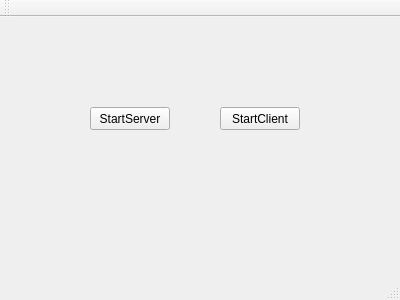
<?xml version="1.0" encoding="UTF-8"?>
<ui version="4.0">
 <class>MainWindow</class>
 <widget class="QMainWindow" name="MainWindow">
  <property name="geometry">
   <rect>
    <x>0</x>
    <y>0</y>
    <width>400</width>
    <height>300</height>
   </rect>
  </property>
  <property name="windowTitle">
   <string>MainWindow</string>
  </property>
  <widget class="QWidget" name="centralWidget">
   <widget class="QPushButton" name="StartServerButton">
    <property name="geometry">
     <rect>
      <x>90</x>
      <y>90</y>
      <width>80</width>
      <height>23</height>
     </rect>
    </property>
    <property name="text">
     <string>StartServer</string>
    </property>
   </widget>
   <widget class="QPushButton" name="pushButton_2">
    <property name="geometry">
     <rect>
      <x>220</x>
      <y>90</y>
      <width>80</width>
      <height>23</height>
     </rect>
    </property>
    <property name="text">
     <string>StartClient</string>
    </property>
   </widget>
  </widget>
  <widget class="QMenuBar" name="menuBar">
   <property name="geometry">
    <rect>
     <x>0</x>
     <y>0</y>
     <width>400</width>
     <height>20</height>
    </rect>
   </property>
  </widget>
  <widget class="QToolBar" name="mainToolBar">
   <attribute name="toolBarArea">
    <enum>TopToolBarArea</enum>
   </attribute>
   <attribute name="toolBarBreak">
    <bool>false</bool>
   </attribute>
  </widget>
  <widget class="QStatusBar" name="statusBar"/>
 </widget>
 <layoutdefault spacing="6" margin="11"/>
 <resources/>
 <connections/>
</ui>
